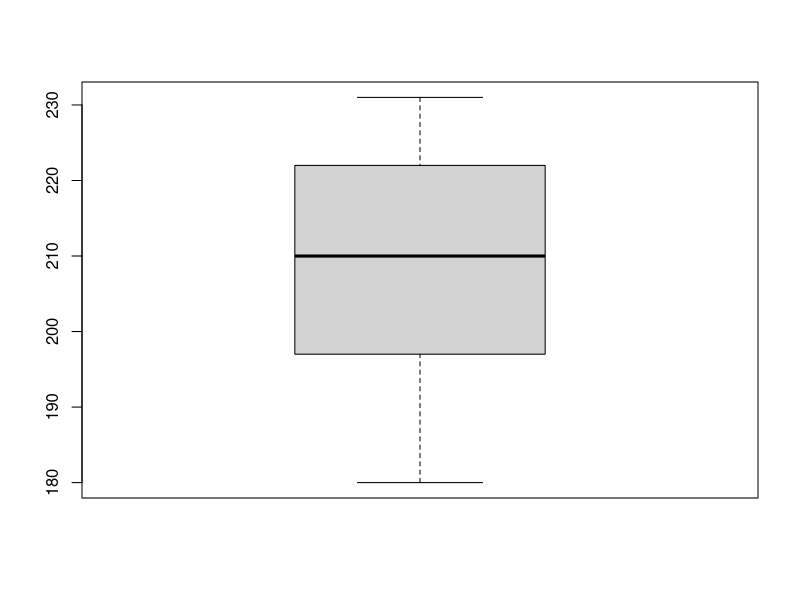
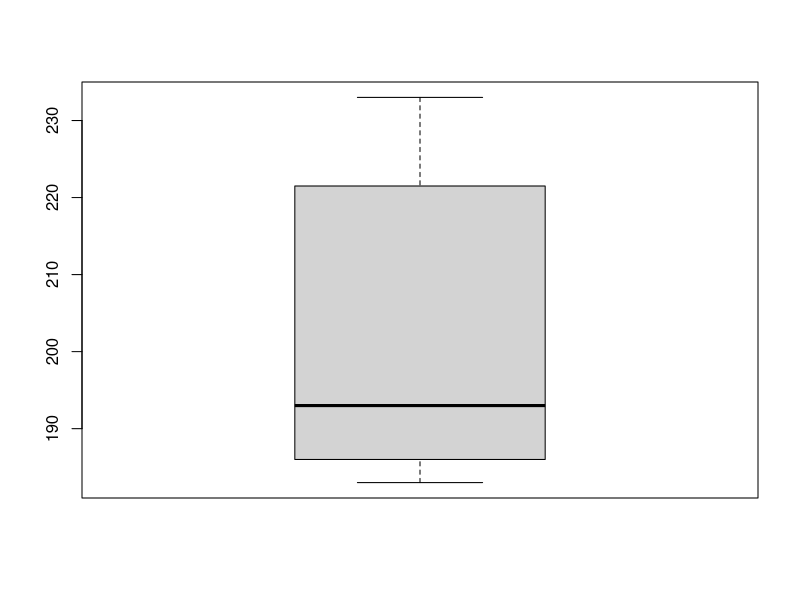
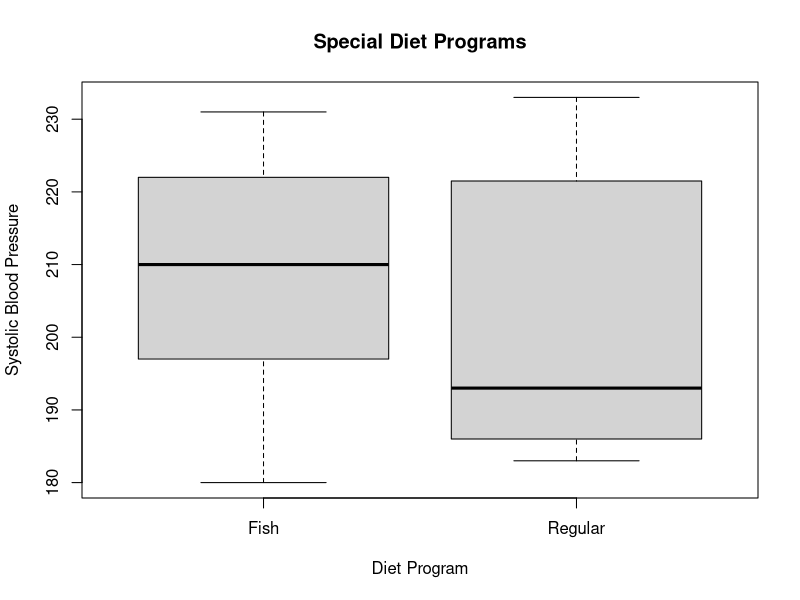

These figures' R source, in order:
#excercise 2
#question 1a)
Fish=(c(210,180,195,220,231,199,224))
Regular=(c(193,186,186,223,220,183,233))
dietdata=data.frame(Fish,Regular);dietdata

#question 1b)
boxplot(Fish)
boxplot(Regular)

boxplot(Fish,Regular,main="Special Diet Programs",ylab="Systolic Blood Pressure",xlab="Diet Program",names=c("Fish","Regular"))

#question 1c)
Fish=mean(Fish)
Regular=mean(Regular)
mean1=cbind(Fish,Regular);mean1

#question 1d)
#topic 5
diet = function(x)
{
    avg = round(mean(x),3)
    print(paste("The average systolics blood pressure for fish oil diet’s group is",avg,"mmHg"))
}
diet(Fish)

#topic5
#question 1e)


#question 1f)
summary(dietdata)


